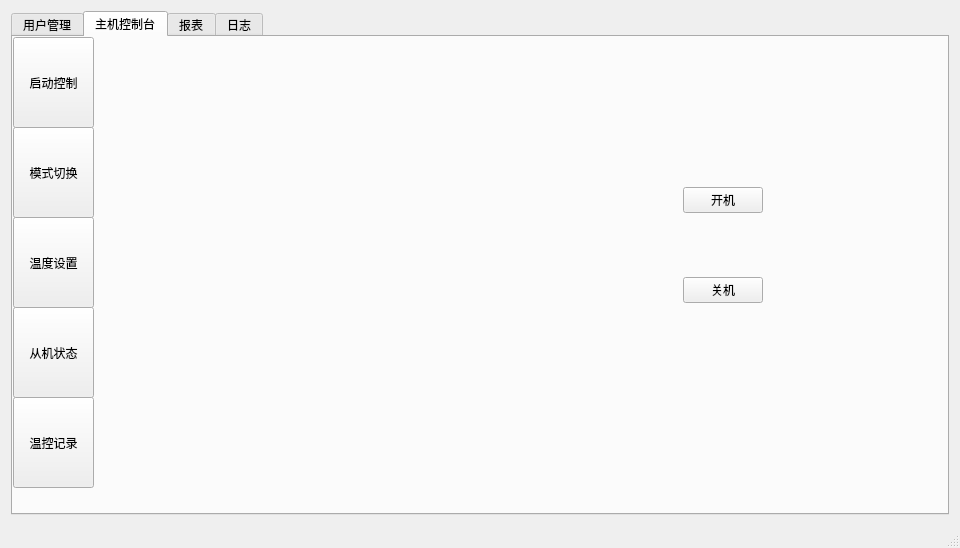
<?xml version="1.0" encoding="UTF-8"?>
<ui version="4.0">
 <class>MainWindow</class>
 <widget class="QMainWindow" name="MainWindow">
  <property name="geometry">
   <rect>
    <x>0</x>
    <y>0</y>
    <width>956</width>
    <height>548</height>
   </rect>
  </property>
  <property name="windowTitle">
   <string>MainWindow</string>
  </property>
  <widget class="QWidget" name="centralWidget">
   <layout class="QGridLayout" name="gridLayout">
    <item row="0" column="0">
     <widget class="QTabWidget" name="tabWidget">
      <property name="minimumSize">
       <size>
        <width>938</width>
        <height>0</height>
       </size>
      </property>
      <property name="currentIndex">
       <number>1</number>
      </property>
      <widget class="QWidget" name="tab">
       <attribute name="title">
        <string>用户管理</string>
       </attribute>
       <widget class="QGroupBox" name="groupBox">
        <property name="geometry">
         <rect>
          <x>260</x>
          <y>100</y>
          <width>421</width>
          <height>241</height>
         </rect>
        </property>
        <property name="font">
         <font>
          <pointsize>9</pointsize>
         </font>
        </property>
        <property name="title">
         <string>信息填写</string>
        </property>
        <layout class="QGridLayout" name="gridLayout_4">
         <item row="0" column="1" colspan="2">
          <widget class="QLineEdit" name="leroomid"/>
         </item>
         <item row="1" column="0">
          <widget class="QLabel" name="lbuserid">
           <property name="text">
            <string>身份证号:</string>
           </property>
          </widget>
         </item>
         <item row="0" column="0">
          <widget class="QLabel" name="lbroomid">
           <property name="text">
            <string>房间号:</string>
           </property>
          </widget>
         </item>
         <item row="1" column="1" colspan="2">
          <widget class="QLineEdit" name="leuserpwd"/>
         </item>
         <item row="2" column="2">
          <widget class="QPushButton" name="pbsignout">
           <property name="text">
            <string>退房</string>
           </property>
          </widget>
         </item>
         <item row="2" column="1">
          <widget class="QPushButton" name="pbsignin">
           <property name="text">
            <string>登记入住</string>
           </property>
          </widget>
         </item>
        </layout>
       </widget>
      </widget>
      <widget class="QWidget" name="tab_2">
       <attribute name="title">
        <string>主机控制台</string>
       </attribute>
       <widget class="QPushButton" name="pbstart">
        <property name="geometry">
         <rect>
          <x>0</x>
          <y>0</y>
          <width>81</width>
          <height>91</height>
         </rect>
        </property>
        <property name="text">
         <string>启动控制</string>
        </property>
       </widget>
       <widget class="QPushButton" name="temp_control">
        <property name="geometry">
         <rect>
          <x>0</x>
          <y>180</y>
          <width>81</width>
          <height>91</height>
         </rect>
        </property>
        <property name="text">
         <string>温度设置</string>
        </property>
       </widget>
       <widget class="QPushButton" name="slave_state">
        <property name="geometry">
         <rect>
          <x>0</x>
          <y>270</y>
          <width>81</width>
          <height>91</height>
         </rect>
        </property>
        <property name="text">
         <string>从机状态</string>
        </property>
       </widget>
       <widget class="QStackedWidget" name="stackedWidget">
        <property name="geometry">
         <rect>
          <x>100</x>
          <y>30</y>
          <width>811</width>
          <height>401</height>
         </rect>
        </property>
        <property name="currentIndex">
         <number>0</number>
        </property>
        <widget class="QWidget" name="page">
         <widget class="QPushButton" name="pbopen">
          <property name="geometry">
           <rect>
            <x>570</x>
            <y>120</y>
            <width>80</width>
            <height>26</height>
           </rect>
          </property>
          <property name="text">
           <string>开机</string>
          </property>
         </widget>
         <widget class="QPushButton" name="pbshutdown">
          <property name="geometry">
           <rect>
            <x>570</x>
            <y>210</y>
            <width>80</width>
            <height>26</height>
           </rect>
          </property>
          <property name="text">
           <string>关机</string>
          </property>
         </widget>
        </widget>
        <widget class="QWidget" name="page_2">
         <widget class="QPushButton" name="pbmode">
          <property name="geometry">
           <rect>
            <x>360</x>
            <y>340</y>
            <width>80</width>
            <height>26</height>
           </rect>
          </property>
          <property name="text">
           <string>制冷</string>
          </property>
         </widget>
        </widget>
        <widget class="QWidget" name="page_3">
         <widget class="QFrame" name="frame">
          <property name="geometry">
           <rect>
            <x>0</x>
            <y>0</y>
            <width>231</width>
            <height>191</height>
           </rect>
          </property>
          <property name="frameShape">
           <enum>QFrame::StyledPanel</enum>
          </property>
          <property name="frameShadow">
           <enum>QFrame::Raised</enum>
          </property>
          <layout class="QGridLayout" name="gridLayout_2">
           <item row="1" column="2">
            <widget class="QPushButton" name="temp_minus">
             <property name="text">
              <string>-</string>
             </property>
            </widget>
           </item>
           <item row="0" column="2">
            <widget class="QPushButton" name="temp_plus">
             <property name="text">
              <string>+</string>
             </property>
            </widget>
           </item>
           <item row="0" column="1" rowspan="2">
            <widget class="QLabel" name="label">
             <property name="font">
              <font>
               <pointsize>36</pointsize>
              </font>
             </property>
             <property name="text">
              <string>℃</string>
             </property>
            </widget>
           </item>
           <item row="0" column="0" rowspan="2">
            <widget class="QLabel" name="label_2">
             <property name="font">
              <font>
               <pointsize>36</pointsize>
              </font>
             </property>
             <property name="text">
              <string>--</string>
             </property>
            </widget>
           </item>
          </layout>
         </widget>
        </widget>
        <widget class="QWidget" name="page_4">
         <widget class="QWidget" name="gridLayoutWidget">
          <property name="geometry">
           <rect>
            <x>0</x>
            <y>0</y>
            <width>831</width>
            <height>411</height>
           </rect>
          </property>
          <layout class="QGridLayout" name="gridLayout_3">
           <item row="0" column="2">
            <spacer name="horizontalSpacer">
             <property name="orientation">
              <enum>Qt::Horizontal</enum>
             </property>
             <property name="sizeHint" stdset="0">
              <size>
               <width>40</width>
               <height>20</height>
              </size>
             </property>
            </spacer>
           </item>
           <item row="0" column="1">
            <widget class="QDoubleSpinBox" name="doubleSpinBox">
             <property name="value">
              <double>1.000000000000000</double>
             </property>
            </widget>
           </item>
           <item row="0" column="6">
            <widget class="QLineEdit" name="lineEdit"/>
           </item>
           <item row="1" column="0" colspan="7">
            <widget class="QTableView" name="slaveView"/>
           </item>
           <item row="2" column="0">
            <widget class="QPushButton" name="pbDelSlave">
             <property name="text">
              <string>删除选中条目</string>
             </property>
            </widget>
           </item>
           <item row="2" column="1">
            <widget class="QPushButton" name="pbUpdateSlave">
             <property name="text">
              <string>修改选中条目</string>
             </property>
            </widget>
           </item>
           <item row="0" column="0">
            <widget class="QLabel" name="label_6">
             <property name="text">
              <string>刷新频率</string>
             </property>
            </widget>
           </item>
           <item row="0" column="4">
            <widget class="QLabel" name="label_5">
             <property name="text">
              <string>输入关键字以搜索数据库:         </string>
             </property>
            </widget>
           </item>
           <item row="0" column="3">
            <spacer name="horizontalSpacer_2">
             <property name="orientation">
              <enum>Qt::Horizontal</enum>
             </property>
             <property name="sizeHint" stdset="0">
              <size>
               <width>40</width>
               <height>20</height>
              </size>
             </property>
            </spacer>
           </item>
          </layout>
         </widget>
        </widget>
        <widget class="QWidget" name="page_5"/>
       </widget>
       <widget class="QPushButton" name="mode_control">
        <property name="geometry">
         <rect>
          <x>0</x>
          <y>90</y>
          <width>81</width>
          <height>91</height>
         </rect>
        </property>
        <property name="text">
         <string>模式切换</string>
        </property>
       </widget>
       <widget class="QPushButton" name="pbNetRecord">
        <property name="geometry">
         <rect>
          <x>0</x>
          <y>360</y>
          <width>81</width>
          <height>91</height>
         </rect>
        </property>
        <property name="text">
         <string>温控记录</string>
        </property>
       </widget>
       <widget class="QLabel" name="lbStatusOn">
        <property name="geometry">
         <rect>
          <x>120</x>
          <y>0</y>
          <width>101</width>
          <height>21</height>
         </rect>
        </property>
        <property name="text">
         <string/>
        </property>
       </widget>
       <widget class="QLabel" name="lbStatusMode">
        <property name="geometry">
         <rect>
          <x>240</x>
          <y>0</y>
          <width>101</width>
          <height>20</height>
         </rect>
        </property>
        <property name="text">
         <string/>
        </property>
       </widget>
      </widget>
      <widget class="QWidget" name="tab_3">
       <attribute name="title">
        <string>报表</string>
       </attribute>
      </widget>
      <widget class="QWidget" name="tab_4">
       <attribute name="title">
        <string>日志</string>
       </attribute>
       <layout class="QFormLayout" name="formLayout">
        <item row="0" column="0">
         <widget class="QLabel" name="label_3">
          <property name="text">
           <string>日期:</string>
          </property>
         </widget>
        </item>
        <item row="0" column="1">
         <widget class="QDateEdit" name="dateEdit"/>
        </item>
        <item row="2" column="0">
         <widget class="QLabel" name="label_4">
          <property name="text">
           <string>房间号:</string>
          </property>
         </widget>
        </item>
        <item row="2" column="1">
         <widget class="QComboBox" name="comboBox"/>
        </item>
        <item row="4" column="1">
         <widget class="QPushButton" name="pbLogReset">
          <property name="text">
           <string>重置</string>
          </property>
         </widget>
        </item>
        <item row="5" column="1">
         <widget class="QPushButton" name="pbLogRefresh">
          <property name="text">
           <string>刷新</string>
          </property>
         </widget>
        </item>
        <item row="3" column="1">
         <widget class="QTableView" name="tvLog"/>
        </item>
       </layout>
      </widget>
     </widget>
    </item>
   </layout>
  </widget>
  <widget class="QMenuBar" name="menuBar">
   <property name="geometry">
    <rect>
     <x>0</x>
     <y>0</y>
     <width>956</width>
     <height>23</height>
    </rect>
   </property>
  </widget>
  <widget class="QStatusBar" name="statusBar"/>
 </widget>
 <layoutdefault spacing="6" margin="11"/>
 <resources/>
 <connections/>
</ui>
